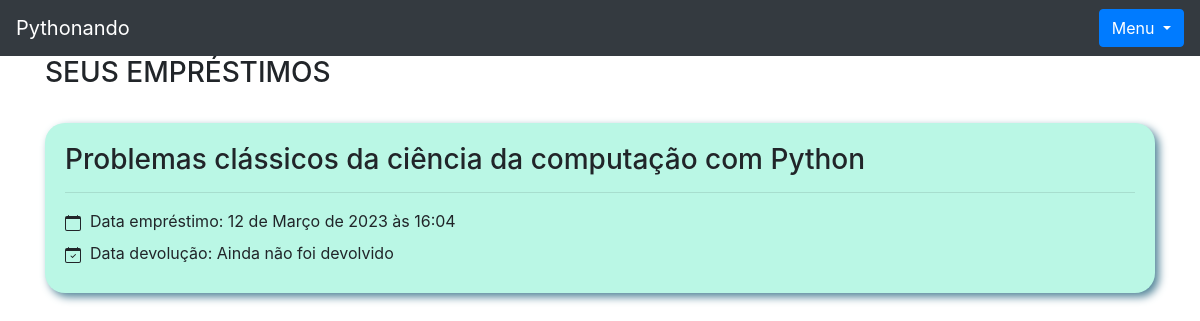
Page /livro/seus_emprestimos (signed in) on the committed database.
### livro/models.py (models this page shows, shortened)
class Emprestimos(models.Model):
    choices = (
        ('P', 'Péssimo'),
        ('R', 'Ruim'),
        ('B', 'Bom'),
        ('O', 'Ótimo')
    )
    nome_emprestado = models.ForeignKey(Usuario, on_delete=models.DO_NOTHING, blank=True, null=True)
    nome_emprestado_anonimo = models.CharField(max_length=30, blank=True, null=True)
    data_emprestimo = models.DateTimeField(default=datetime.datetime.now())
    data_devolucao = models.DateTimeField(blank=True, null=True)
    livro = models.ForeignKey(Livros, on_delete=models.DO_NOTHING)
    avaliacao = models.CharField(max_length=1, choices=choices, blank=True, null=True)

class Livros(models.Model):
    img = models.ImageField(upload_to='capa_livro', null=True, blank=True)
    nome = models.CharField(max_length=100)
    autor = models.CharField(max_length=30)
    co_autor = models.CharField(max_length=30, blank=True)
    data_cadastro = models.DateField(default=date.today)
    emprestado = models.BooleanField(default=False)
    categoria = models.ForeignKey(Categoria, on_delete=models.DO_NOTHING)
    usuario = models.ForeignKey(Usuario, on_delete=models.DO_NOTHING)
    class Meta:
        verbose_name = 'Livro'
    def __str__(self):
        return self.nome

### livro/views.py (the view)
# urls.py: path('seus_emprestimos', views.seus_emprestimos, name='seus_emprestimos'),
def seus_emprestimos(request):
    usuario = Usuario.objects.get(id = request.session['usuario'])
    emprestimos = Emprestimos.objects.filter(nome_emprestado = usuario)
    livros = Livros.objects.filter(usuario=usuario)
    total_livros = livros.count()
    form = CadastroLivro()
    form.fields['usuario'].initial = request.session['usuario']
    form.fields['categoria'].queryset = Categoria.objects.filter(usuario=usuario)
    form_categoria = CategoriaLivro()
    livros_emprestar = Livros.objects.filter(usuario = usuario).filter(emprestado =  False)
    livros_emprestados = Livros.objects.filter(usuario = usuario).filter(emprestado = True)
    return render(request, 'seus_emprestimos.html', {'usuario_logado': request.session.get('usuario'),
                                                     'emprestimos': emprestimos,
                                                     'form': form,
                                                     'form_categoria': form_categoria,
                                                     'livros_emprestar': livros_emprestar,
                                                     'livros_emprestados': livros_emprestados,
                                                     'total_livro': total_livros})

### livro/models.py (called while the page is built)
    def __str__(self) -> str:
        return self.nome

### livro/templates/seus_emprestimos.html (shortened to what this page needs)
{% extends 'base.html' %}
{% block 'conteudo' %}
    <div class="container">
        <h3>SEUS EMPRÉSTIMOS</h3>
        {% for emprestimo in emprestimos %}
            <div class="cartao">
                <div class="titulo">
                    <h3>{{emprestimo.livro}}</h3>
                </div>
                <hr>
                <div class="body">
                    <label>&nbsp Data empréstimo: {{emprestimo.data_emprestimo}}</label>
                </div>
                <label>&nbsp Data devolução: {% if emprestimo.data_devolucao %}{{emprestimo.data_devolucao}}{% else %}Ainda não foi devolvido{% endif %}</label>
            </div>
        {% endfor %}
    </div>
{% endblock %}

### livro/templates/seus_emprestimos.html (style rules this page uses)
.cartao { background-color: #BAF7E5; padding: 20px; margin-top: 3%; border-radius: 20px; box-shadow: 4px 4px 8px #538599; }

### rows in the picture
Emprestimos: livro "Problemas clássicos da ciência da computação com Python", data_emprestimo "12 de Março de 2023 às 16:04", shows "Ainda não foi devolvido"
